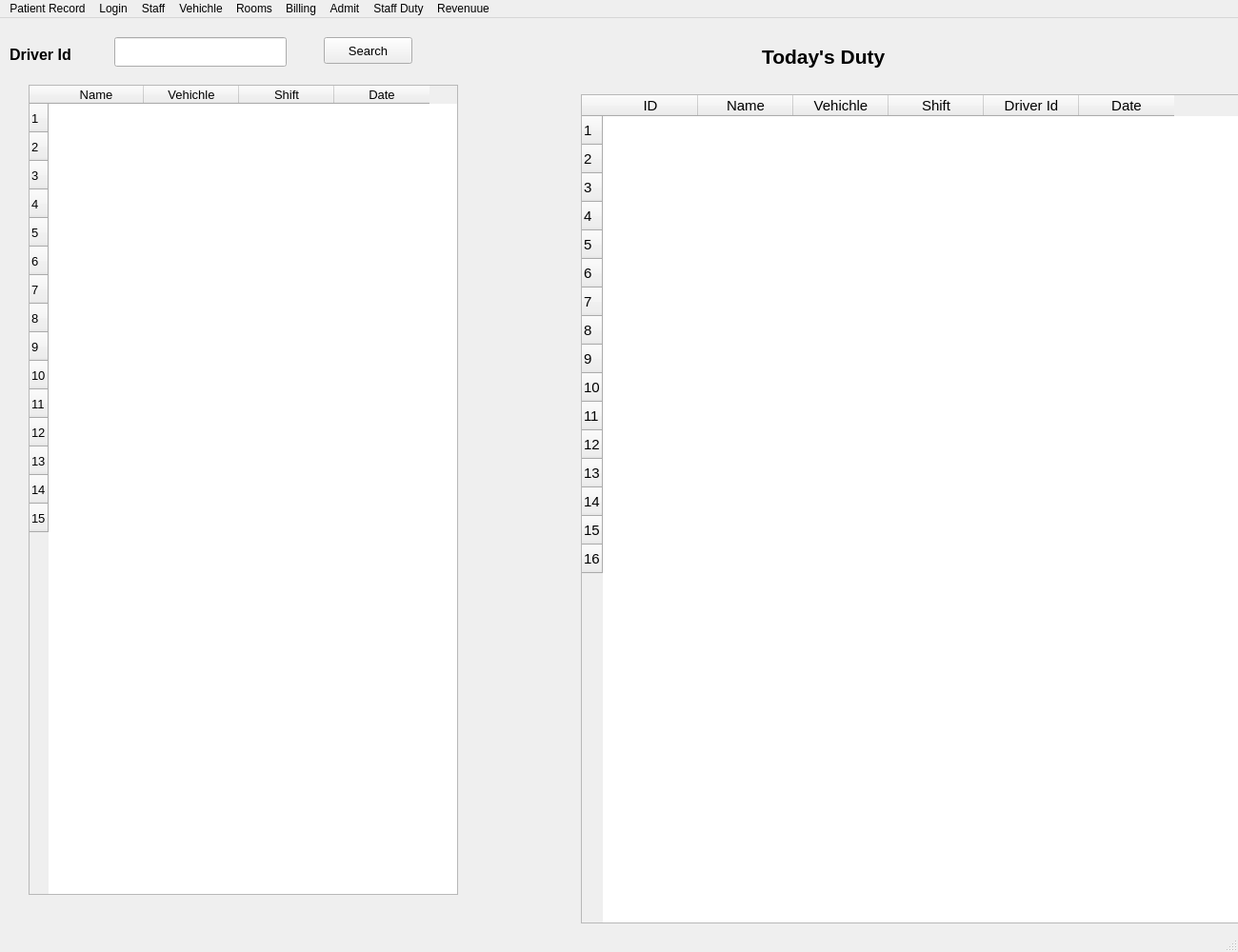
<?xml version="1.0" encoding="UTF-8"?>
<ui version="4.0">
 <class>MainWindow</class>
 <widget class="QMainWindow" name="MainWindow">
  <property name="geometry">
   <rect>
    <x>0</x>
    <y>0</y>
    <width>1300</width>
    <height>1000</height>
   </rect>
  </property>
  <property name="windowTitle">
   <string>MainWindow</string>
  </property>
  <widget class="QWidget" name="MainWidget">
   <widget class="QLabel" name="TodayDutyLabel">
    <property name="geometry">
     <rect>
      <x>800</x>
      <y>20</y>
      <width>191</width>
      <height>41</height>
     </rect>
    </property>
    <property name="font">
     <font>
      <pointsize>16</pointsize>
      <weight>75</weight>
      <bold>true</bold>
     </font>
    </property>
    <property name="text">
     <string>Today's Duty</string>
    </property>
   </widget>
   <widget class="QLabel" name="DriverIdLabel">
    <property name="geometry">
     <rect>
      <x>10</x>
      <y>30</y>
      <width>101</width>
      <height>16</height>
     </rect>
    </property>
    <property name="font">
     <font>
      <pointsize>12</pointsize>
      <weight>75</weight>
      <bold>true</bold>
     </font>
    </property>
    <property name="text">
     <string>Driver Id</string>
    </property>
   </widget>
   <widget class="QLineEdit" name="DriverIDEdit">
    <property name="geometry">
     <rect>
      <x>120</x>
      <y>20</y>
      <width>181</width>
      <height>31</height>
     </rect>
    </property>
   </widget>
   <widget class="QPushButton" name="SearchBtn">
    <property name="geometry">
     <rect>
      <x>340</x>
      <y>20</y>
      <width>93</width>
      <height>28</height>
     </rect>
    </property>
    <property name="font">
     <font>
      <pointsize>10</pointsize>
     </font>
    </property>
    <property name="text">
     <string>Search</string>
    </property>
   </widget>
   <widget class="QTableWidget" name="tableWidget">
    <property name="geometry">
     <rect>
      <x>610</x>
      <y>80</y>
      <width>771</width>
      <height>871</height>
     </rect>
    </property>
    <property name="font">
     <font>
      <pointsize>11</pointsize>
     </font>
    </property>
    <property name="showGrid">
     <bool>false</bool>
    </property>
    <property name="sortingEnabled">
     <bool>true</bool>
    </property>
    <row>
     <property name="text">
      <string>1</string>
     </property>
    </row>
    <row>
     <property name="text">
      <string>2</string>
     </property>
    </row>
    <row>
     <property name="text">
      <string>3</string>
     </property>
    </row>
    <row>
     <property name="text">
      <string>4</string>
     </property>
    </row>
    <row>
     <property name="text">
      <string>5</string>
     </property>
    </row>
    <row>
     <property name="text">
      <string>6</string>
     </property>
    </row>
    <row>
     <property name="text">
      <string>7</string>
     </property>
    </row>
    <row>
     <property name="text">
      <string>8</string>
     </property>
    </row>
    <row>
     <property name="text">
      <string>9</string>
     </property>
    </row>
    <row>
     <property name="text">
      <string>10</string>
     </property>
    </row>
    <row>
     <property name="text">
      <string>11</string>
     </property>
    </row>
    <row>
     <property name="text">
      <string>12</string>
     </property>
    </row>
    <row>
     <property name="text">
      <string>13</string>
     </property>
    </row>
    <row>
     <property name="text">
      <string>14</string>
     </property>
    </row>
    <row>
     <property name="text">
      <string>15</string>
     </property>
    </row>
    <row>
     <property name="text">
      <string>16</string>
     </property>
    </row>
    <column>
     <property name="text">
      <string>ID</string>
     </property>
    </column>
    <column>
     <property name="text">
      <string>Name</string>
     </property>
    </column>
    <column>
     <property name="text">
      <string>Vehichle</string>
     </property>
    </column>
    <column>
     <property name="text">
      <string>Shift</string>
     </property>
    </column>
    <column>
     <property name="text">
      <string>Driver Id</string>
     </property>
    </column>
    <column>
     <property name="text">
      <string>Date</string>
     </property>
    </column>
   </widget>
   <widget class="QTableWidget" name="PersonTable">
    <property name="geometry">
     <rect>
      <x>30</x>
      <y>70</y>
      <width>451</width>
      <height>851</height>
     </rect>
    </property>
    <property name="font">
     <font>
      <pointsize>10</pointsize>
     </font>
    </property>
    <property name="showGrid">
     <bool>false</bool>
    </property>
    <property name="sortingEnabled">
     <bool>true</bool>
    </property>
    <row>
     <property name="text">
      <string>1</string>
     </property>
    </row>
    <row>
     <property name="text">
      <string>2</string>
     </property>
    </row>
    <row>
     <property name="text">
      <string>3</string>
     </property>
    </row>
    <row>
     <property name="text">
      <string>4</string>
     </property>
    </row>
    <row>
     <property name="text">
      <string>5</string>
     </property>
    </row>
    <row>
     <property name="text">
      <string>6</string>
     </property>
    </row>
    <row>
     <property name="text">
      <string>7</string>
     </property>
    </row>
    <row>
     <property name="text">
      <string>8</string>
     </property>
    </row>
    <row>
     <property name="text">
      <string>9</string>
     </property>
    </row>
    <row>
     <property name="text">
      <string>10</string>
     </property>
    </row>
    <row>
     <property name="text">
      <string>11</string>
     </property>
    </row>
    <row>
     <property name="text">
      <string>12</string>
     </property>
    </row>
    <row>
     <property name="text">
      <string>13</string>
     </property>
    </row>
    <row>
     <property name="text">
      <string>14</string>
     </property>
    </row>
    <row>
     <property name="text">
      <string>15</string>
     </property>
    </row>
    <column>
     <property name="text">
      <string>Name</string>
     </property>
    </column>
    <column>
     <property name="text">
      <string>Vehichle</string>
     </property>
    </column>
    <column>
     <property name="text">
      <string>Shift</string>
     </property>
    </column>
    <column>
     <property name="text">
      <string>Date</string>
     </property>
    </column>
   </widget>
  </widget>
  <widget class="QMenuBar" name="menubar">
   <property name="geometry">
    <rect>
     <x>0</x>
     <y>0</y>
     <width>1300</width>
     <height>26</height>
    </rect>
   </property>
   <widget class="QMenu" name="PRecordMenu">
    <property name="title">
     <string>Patient Record</string>
    </property>
   </widget>
   <widget class="QMenu" name="LoginMenu">
    <property name="title">
     <string>Login</string>
    </property>
   </widget>
   <widget class="QMenu" name="StaffMenu">
    <property name="title">
     <string>Staff</string>
    </property>
   </widget>
   <widget class="QMenu" name="VehichleMenu">
    <property name="title">
     <string>Vehichle</string>
    </property>
   </widget>
   <widget class="QMenu" name="RoomsMenu">
    <property name="title">
     <string>Rooms</string>
    </property>
   </widget>
   <widget class="QMenu" name="BillingMenu">
    <property name="title">
     <string>Billing</string>
    </property>
   </widget>
   <widget class="QMenu" name="StaffDutyMenu">
    <property name="title">
     <string>Staff Duty</string>
    </property>
   </widget>
   <widget class="QMenu" name="RevenueMenu">
    <property name="title">
     <string>Revenuue</string>
    </property>
   </widget>
   <widget class="QMenu" name="AdmitMenu">
    <property name="title">
     <string>Admit</string>
    </property>
   </widget>
   <addaction name="PRecordMenu"/>
   <addaction name="LoginMenu"/>
   <addaction name="StaffMenu"/>
   <addaction name="VehichleMenu"/>
   <addaction name="RoomsMenu"/>
   <addaction name="BillingMenu"/>
   <addaction name="AdmitMenu"/>
   <addaction name="StaffDutyMenu"/>
   <addaction name="RevenueMenu"/>
  </widget>
  <widget class="QStatusBar" name="statusbar"/>
 </widget>
 <resources/>
 <connections/>
</ui>
